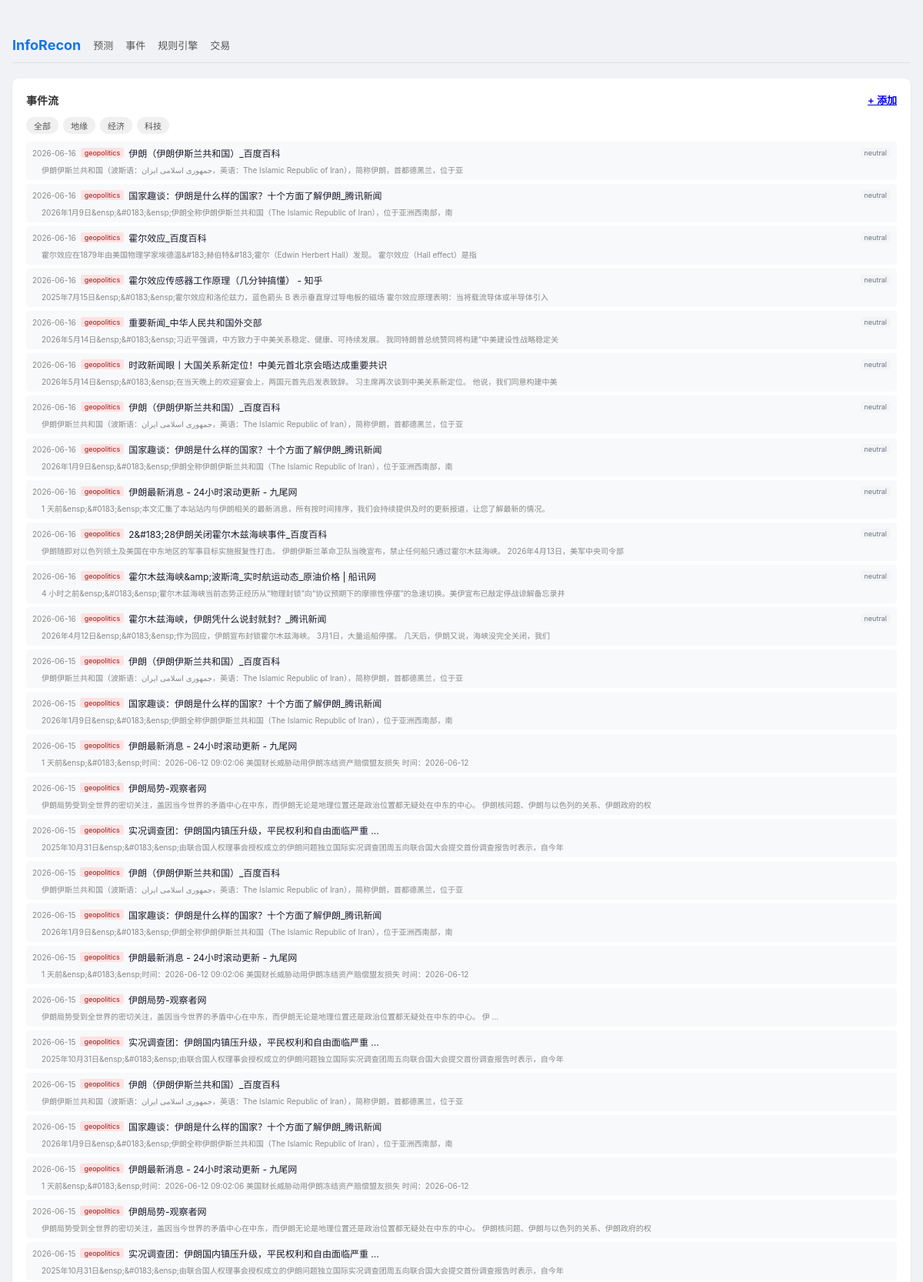
Page /events?category=geopolitics (upper part) on the committed database.
### tables this page shows
CREATE TABLE events (
            id INTEGER PRIMARY KEY AUTOINCREMENT,
            date TEXT NOT NULL,
            title TEXT NOT NULL,
            description TEXT DEFAULT '',
            category TEXT DEFAULT 'other',
            impact_score INTEGER DEFAULT 5,
            is_resolved INTEGER DEFAULT 0,
            resolution_date TEXT
        , ticker, sentiment, impact_metric);

### app.py (the view)
@app.get("/events")
async def events_page(request:Request,category:str=""):
    ev = get_events(cat=category) if category else get_events()
    return render("events.html",request=request,events=ev,current_category=category)

### templates/events.html (shortened to what this page needs)
﻿<!DOCTYPE html><html lang="zh-CN">
<head><meta charset="UTF-8"><meta name="viewport" content="width=device-width,initial-scale=1.0"><title>InfoRecon - 事件</title><link rel="stylesheet" href="/static/style.css"></head>
<body><div class="container">
<nav><a href="/" class="logo">InfoRecon</a><a href="/predictions">预测</a><a href="/events">事件</a><a href="/rules">规则引擎</a><a href="/trades">交易</a></nav>
<div class="section"><h2>事件流 <a href="/events/add" style="float:right;font-size:13px">+ 添加</a></h2>
<div class="filter-row"><a href="/events">全部</a><a href="/events?category=geopolitics">地缘</a><a href="/events?category=economy">经济</a><a href="/events?category=tech">科技</a></div>
<div class="events-list">
{% for ev in events %}
<div class="event-item">
<span class="ev-date">{{ ev.date[:10] }}</span>
<span class="ev-cat tag-{{ ev.category }}">{{ ev.category }}</span>
<span class="ev-title">{{ ev.title[:60] }}</span>
{% if ev.sentiment %}<span class="sentiment-{{ ev.sentiment }}">{{ ev.sentiment }}</span>{% endif %}
{% if ev.description %}<div class="ev-desc">{{ ev.description[:80] }}</div>{% endif %}
</div>
{% endfor %}</div></div></div>
</body></html>

### static/style.css (style rules this page uses)
body { font-family:-apple-system,'Segoe UI',Roboto,sans-serif;background:#f0f2f5;color:#1a1a2e }
.container { max-width:1200px;margin:0 auto;padding:16px }
nav { display:flex;align-items:center;gap:16px;padding:12px 0;border-bottom:1px solid #e0e0e0;margin-bottom:20px }
nav a { text-decoration:none;color:#555;font-size:13px;font-weight:500 }
.logo { font-size:18px;font-weight:700;color:#1a73e8!important }
.section { background:#fff;border-radius:8px;padding:18px;margin-bottom:14px;box-shadow:0 1px 3px rgba(0,0,0,0.08) }
.section h2 { font-size:14px;font-weight:600;margin-bottom:12px;color:#333 }
.events-list { display:flex;flex-direction:column;gap:5px }
.event-item { display:flex;gap:6px;align-items:center;padding:6px 8px;background:#f8f9fa;border-radius:4px;font-size:12px;flex-wrap:wrap }
.ev-date { color:#888;font-size:10px;white-space:nowrap }
.ev-cat { font-size:9px;padding:1px 5px;border-radius:3px }
.tag-geopolitics { background:#fee2e2;color:#991b1b }
.ev-title { flex:1;font-size:12px }
.ev-desc { color:#888;font-size:10px;width:100%;padding-left:12px }
.sentiment-neutral { background:#f3f4f6;color:#6b7280;font-size:9px;padding:1px 5px;border-radius:3px }
.filter-row { display:flex;gap:6px;margin-bottom:10px }
.filter-row a { padding:3px 10px;border-radius:12px;background:#f0f0f0;color:#555;text-decoration:none;font-size:11px }

### rows in the picture
events: date "2026-06-16", category "geopolitics", title "伊朗（伊朗伊斯兰共和国）_百度百科", sentiment "neutral", description "伊朗伊斯兰共和国（波斯语：جمهوری اسلامی ایران，英语：The Islamic Republic of Iran），简称伊朗，首都德黑兰，位于亚"
events: date "2026-06-16", category "geopolitics", title "国家趣谈：伊朗是什么样的国家？十个方面了解伊朗_腾讯新闻", sentiment "neutral", description "2026年1月9日&ensp;&#0183;&ensp;伊朗全称伊朗伊斯兰共和国（The Islamic Republic of Iran），位于亚洲西南部，南"
events: date "2026-06-16", category "geopolitics", title "霍尔效应_百度百科", sentiment "neutral", description "霍尔效应在1879年由美国物理学家埃德温&#183;赫伯特&#183;霍尔（Edwin Herbert Hall）发现。 霍尔效应（Hall effect）是指"
events: date "2026-06-16", category "geopolitics", title "霍尔效应传感器工作原理（几分钟搞懂） - 知乎", sentiment "neutral", description "2025年7月15日&ensp;&#0183;&ensp;霍尔效应和洛伦兹力，蓝色箭头 B 表示垂直穿过导电板的磁场 霍尔效应原理表明：当将载流导体或半导体引入"
events: date "2026-06-16", category "geopolitics", title "重要新闻_中华人民共和国外交部", sentiment "neutral", description "2026年5月14日&ensp;&#0183;&ensp;习近平强调，中方致力于中美关系稳定、健康、可持续发展。 我同特朗普总统赞同将构建“中美建设性战略稳定关"
events: date "2026-06-16", category "geopolitics", title "时政新闻眼丨大国关系新定位！中美元首北京会晤达成重要共识", sentiment "neutral", description "2026年5月14日&ensp;&#0183;&ensp;在当天晚上的欢迎宴会上，两国元首先后发表致辞。 习主席再次谈到中美关系新定位。 他说，我们同意构建中美"
events: date "2026-06-16", category "geopolitics", title "伊朗（伊朗伊斯兰共和国）_百度百科", sentiment "neutral", description "伊朗伊斯兰共和国（波斯语：جمهوری اسلامی ایران，英语：The Islamic Republic of Iran），简称伊朗，首都德黑兰，位于亚"
events: date "2026-06-16", category "geopolitics", title "国家趣谈：伊朗是什么样的国家？十个方面了解伊朗_腾讯新闻", sentiment "neutral", description "2026年1月9日&ensp;&#0183;&ensp;伊朗全称伊朗伊斯兰共和国（The Islamic Republic of Iran），位于亚洲西南部，南"
events: date "2026-06-16", category "geopolitics", title "伊朗最新消息 - 24小时滚动更新 - 九尾网", sentiment "neutral", description "1 天前&ensp;&#0183;&ensp;本文汇集了本站站内与伊朗相关的最新消息，所有按时间排序，我们会持续提供及时的更新报道，让您了解最新的情况。"
events: date "2026-06-16", category "geopolitics", title "2&#183;28伊朗关闭霍尔木兹海峡事件_百度百科", sentiment "neutral", description "伊朗随即对以色列领土及美国在中东地区的军事目标实施报复性打击。 伊朗伊斯兰革命卫队当晚宣布，禁止任何船只通过霍尔木兹海峡。 2026年4月13日，美军中央司令部"
events: date "2026-06-16", category "geopolitics", title "霍尔木兹海峡&amp;波斯湾_实时航运动态_原油价格 | 船讯网", sentiment "neutral", description "4 小时之前&ensp;&#0183;&ensp;霍尔木兹海峡当前态势正经历从“物理封锁”向“协议预期下的摩擦性停摆”的急速切换。美伊宣布已敲定停战谅解备忘录并"
events: date "2026-06-16", category "geopolitics", title "霍尔木兹海峡，伊朗凭什么说封就封？_腾讯新闻", sentiment "neutral", description "2026年4月12日&ensp;&#0183;&ensp;作为回应，伊朗宣布封锁霍尔木兹海峡。 3月1日，大量运船停摆。 几天后，伊朗又说，海峡没完全关闭，我们"
events: date "2026-06-15", category "geopolitics", title "伊朗（伊朗伊斯兰共和国）_百度百科", description "伊朗伊斯兰共和国（波斯语：جمهوری اسلامی ایران，英语：The Islamic Republic of Iran），简称伊朗，首都德黑兰，位于亚"
events: date "2026-06-15", category "geopolitics", title "国家趣谈：伊朗是什么样的国家？十个方面了解伊朗_腾讯新闻", description "2026年1月9日&ensp;&#0183;&ensp;伊朗全称伊朗伊斯兰共和国（The Islamic Republic of Iran），位于亚洲西南部，南"
events: date "2026-06-15", category "geopolitics", title "伊朗最新消息 - 24小时滚动更新 - 九尾网", description "1 天前&ensp;&#0183;&ensp;时间：2026-06-12 09:02:06 美国财长威胁动用伊朗冻结资产赔偿盟友损失 时间：2026-06-12"
events: date "2026-06-15", category "geopolitics", title "伊朗局势-观察者网", description "伊朗局势受到全世界的密切关注，盖因当今世界的矛盾中心在中东，而伊朗无论是地理位置还是政治位置都无疑处在中东的中心。 伊朗核问题、伊朗与以色列的关系、伊朗政府的权"
events: date "2026-06-15", category "geopolitics", title "实况调查团：伊朗国内镇压升级，平民权利和自由面临严重 ...", description "2025年10月31日&ensp;&#0183;&ensp;由联合国人权理事会授权成立的伊朗问题独立国际实况调查团周五向联合国大会提交首份调查报告时表示，自今年"
events: date "2026-06-15", category "geopolitics", title "伊朗（伊朗伊斯兰共和国）_百度百科", description "伊朗伊斯兰共和国（波斯语：جمهوری اسلامی ایران，英语：The Islamic Republic of Iran），简称伊朗，首都德黑兰，位于亚"
events: date "2026-06-15", category "geopolitics", title "国家趣谈：伊朗是什么样的国家？十个方面了解伊朗_腾讯新闻", description "2026年1月9日&ensp;&#0183;&ensp;伊朗全称伊朗伊斯兰共和国（The Islamic Republic of Iran），位于亚洲西南部，南"
events: date "2026-06-15", category "geopolitics", title "伊朗最新消息 - 24小时滚动更新 - 九尾网", description "1 天前&ensp;&#0183;&ensp;时间：2026-06-12 09:02:06 美国财长威胁动用伊朗冻结资产赔偿盟友损失 时间：2026-06-12"
events: date "2026-06-15", category "geopolitics", title "伊朗局势-观察者网", description "伊朗局势受到全世界的密切关注，盖因当今世界的矛盾中心在中东，而伊朗无论是地理位置还是政治位置都无疑处在中东的中心。 伊 …"
events: date "2026-06-15", category "geopolitics", title "实况调查团：伊朗国内镇压升级，平民权利和自由面临严重 ...", description "2025年10月31日&ensp;&#0183;&ensp;由联合国人权理事会授权成立的伊朗问题独立国际实况调查团周五向联合国大会提交首份调查报告时表示，自今年"
events: date "2026-06-15", category "geopolitics", title "伊朗（伊朗伊斯兰共和国）_百度百科", description "伊朗伊斯兰共和国（波斯语：جمهوری اسلامی ایران，英语：The Islamic Republic of Iran），简称伊朗，首都德黑兰，位于亚"
events: date "2026-06-15", category "geopolitics", title "国家趣谈：伊朗是什么样的国家？十个方面了解伊朗_腾讯新闻", description "2026年1月9日&ensp;&#0183;&ensp;伊朗全称伊朗伊斯兰共和国（The Islamic Republic of Iran），位于亚洲西南部，南"
events: date "2026-06-15", category "geopolitics", title "伊朗最新消息 - 24小时滚动更新 - 九尾网", description "1 天前&ensp;&#0183;&ensp;时间：2026-06-12 09:02:06 美国财长威胁动用伊朗冻结资产赔偿盟友损失 时间：2026-06-12"
events: date "2026-06-15", category "geopolitics", title "伊朗局势-观察者网", description "伊朗局势受到全世界的密切关注，盖因当今世界的矛盾中心在中东，而伊朗无论是地理位置还是政治位置都无疑处在中东的中心。 伊朗核问题、伊朗与以色列的关系、伊朗政府的权"
events: date "2026-06-15", category "geopolitics", title "实况调查团：伊朗国内镇压升级，平民权利和自由面临严重 ...", description "2025年10月31日&ensp;&#0183;&ensp;由联合国人权理事会授权成立的伊朗问题独立国际实况调查团周五向联合国大会提交首份调查报告时表示，自今年"
